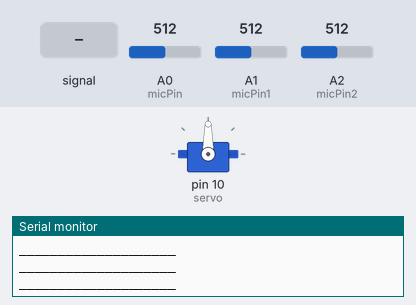
Bench run of a sketch on a simulated Arduino Uno, built with avr-gcc and run on an emulated ATmega328P. Shown: servo, the last lines printed to the serial monitor. The inputs (shaded band) are chosen by the test bench; at power-on: A1 (micPin1) = 512, A2 (micPin2) = 512, A0 (micPin) = 512.

Above: at 4.8 s.
4.9 s: A1 (micPin1) fed a 200 Hz sine of ±81 counts around its level
At 7.08 s:
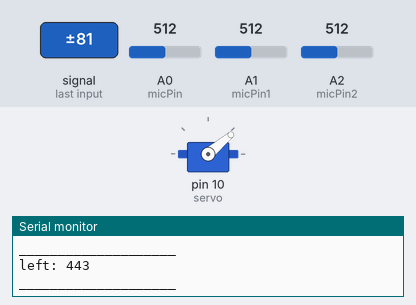
7.9 s: A1 (micPin1) set to 716
At 8.07 s:
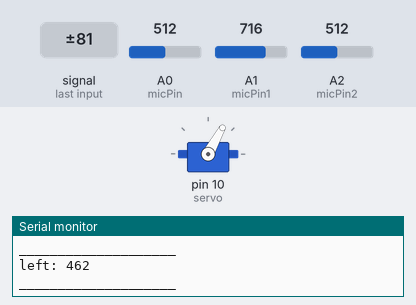
10.9 s: A2 (micPin2) set to 488
At 13.7 s:
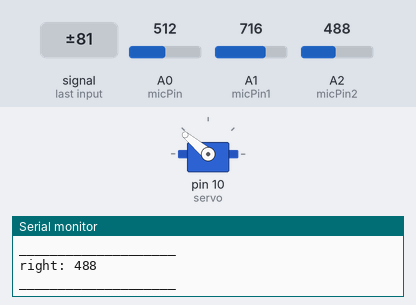
13.9 s: A1 (micPin1) set to 506
15.4 s: A1 (micPin1) set to 481
At 15.94 s:
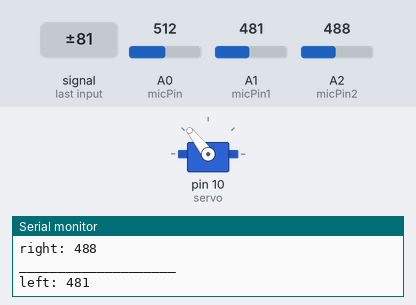
18.4 s: A1 (micPin1) set to 510
Timing chart, 0 to 22.4 s (numbered marks = the images above; inputs shaded):
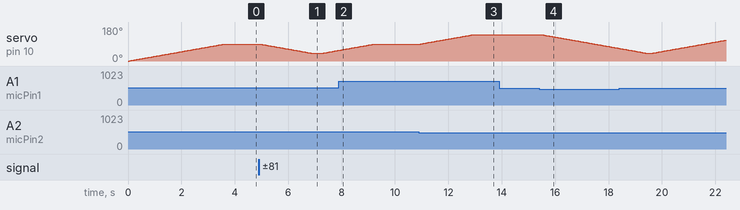

The sketch:

whaleAlgorithm.ino
```cpp
#include <Wire.h>
#include <Servo.h>

const int micPin = A0;
const int micPin1 = A1;
const int micPin2 = A2;
int servoPosition = 90;

Servo servo;

void setup() {
  Setup_Servo();
  Serial.begin(9600);
}

void loop() {
  Serial.println("____________________");
  Servo_turn(Servo_getRotationDirection());
}

void Setup_Servo(){
  servo.attach(10);
  for (int i = 0; i < 91; i++)
  {
    servo.write(i);
    delay(40);
  }
  servo.detach();
}

// returns 1 for left, 2 for right & 3 for center
int Servo_getRotationDirection(void){
  int left = analogRead(micPin1);
  int right = analogRead(micPin2);
  int central = analogRead(micPin);
  if(left < 500) // (left > right && left > center)
  {
      Serial.print("left: ");
      Serial.println(left);
      return 1;

  }
  else if(right < 500) // (left < right && right > center)
  {
      Serial.print("right: ");
      Serial.println(right);
      return 2;
  }
  else if(central < 500) // else if (left < center && right < center)

  {
      Serial.print("central: ");
      Serial.println(central);
      return 3;
  }
}

void Servo_turn(int micro){
  servo.attach(10);
  if (micro == 1)
  {
    // turns to angle, which == 40
    for (int i = servoPosition - 1; i > 39; i--)
    {
      servo.write(i);
      delay(40);
    }
    servoPosition = 40;
  }
  else if (micro == 2)
  {
    // turns to angle, which == 140
    for (int i = servoPosition + 1; i < 141; i++)
    {
      servo.write(i);
      delay(40);
    }
    servoPosition = 140;
  }
  else
  {
    // turns to angle, which == 90
    if (servoPosition > 90)
    {
      for (int i = servoPosition - 1; i > 89; i--)
      {
        servo.write(i);
        delay(40);
      }
    }
    else if (servoPosition < 90)
    {
      for (int i = servoPosition + 1; i < 91; i++)
      {
        servo.write(i);
        delay(40);
      }
    }
    servoPosition = 90;
  }
  servo.detach();
  delay(100); // in Den's code here were 500 // *to try to delete this delay
}
```

Measured:
- the behaviour switches between 500 and 499 on A2 (micPin2) (found by bisection; images 2 and 3)
- the behaviour switches between 500 and 499 on A1 (micPin1) (found by bisection; images 3 and 4)
- after the input at 7.9 s, servo on pin 10 (servo): goes on until 9.2 s, then stays 90°
- after the input at 10.9 s, servo on pin 10 (servo): moves from 90° to 140° over 2.0 s, starting after 0.07 s
- after the input at 15.4 s, servo on pin 10 (servo): moves from 140° to 67° over 2.9 s, starting after 0.10 s
